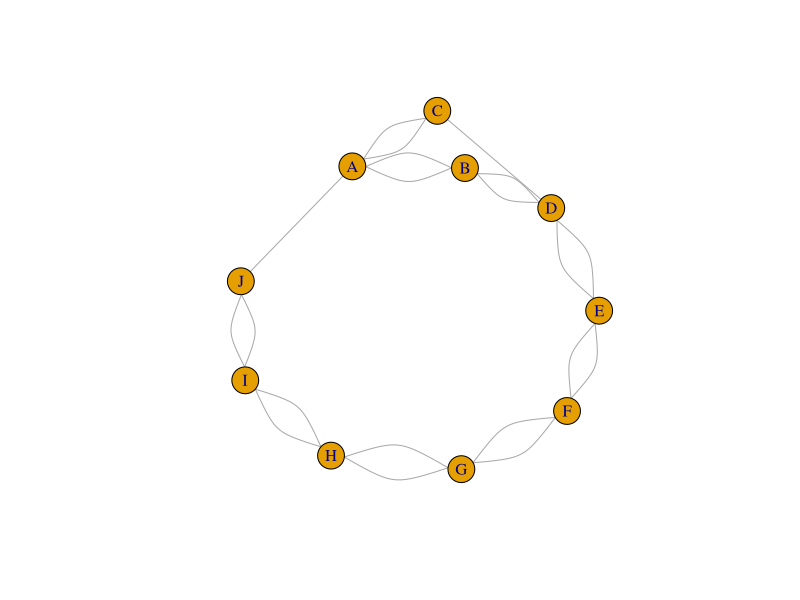

The R source for this figure:
## ---- chunk 1
# Install and load igraph package
install.packages("igraph")
library(igraph)

# Example data (replace this with your pole data)
# Assuming each row is Pole, Nearest Neighbor
# Test data for poles and their nearest neighbors
data <- data.frame(
  Pole = c("A", "A", "B", "B", "C", "C", "D", "D", "E", "E", 
           "F", "F", "G", "G", "H", "H", "I", "I", "J", "J"),
  Neighbor = c("B", "C", "A", "D", "A", "D", "B", "E", "D", "F", 
               "E", "G", "F", "H", "G", "I", "H", "J", "I", "A")
)

# Print out the data
print(data)

# Create graph
g <- graph_from_data_frame(data, directed = FALSE)

# Plot the graph to visualize the topology
plot(g)

# You can also calculate various properties
degrees <- degree(g)
# ... and other analyses as needed

print(degrees)

# Assuming 'g' is your graph object from the previous example

# Calculate the shortest path between two poles, say A and E
path_result = shortest_paths(g, from = "A", to = "E")

# The length of the path (number of links)
path_length = lengths(path_result$vpath)[1] - 1

# Print the path length
print(path_length)

###############################################################
## Add this to the Console to get the plot
## png(file = "topology.png",width=2000, height = 2000, res = 300)
## plot(g)
## dev.off()
